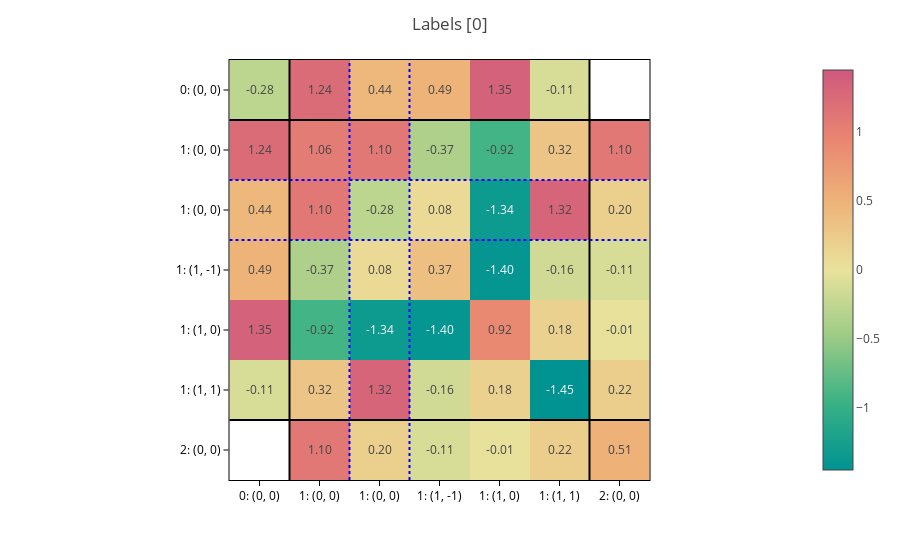

Notebook source saved alongside this figure:
### Markdown cell above
During training, we will compare these to the output of `Graph2Mat`.

We can also plot the target matrices from the data example:

### Code cell
def plot_matrices(data, predictions=None, title="", show=True):
    """Helper function to plot (possibly batched) matrices"""

    matrices = processor.matrix_from_data(data, predictions=predictions)

    if not isinstance(matrices, (tuple, list)):
        matrices = (matrices,)

    for i, (config, matrix) in enumerate(zip(configs, matrices)):
        if show is True or show == i:
            plot_basis_matrix(
                matrix,
                config,
                point_lines={"color": "black"},
                basis_lines={"color": "blue"},
                colorscale="temps",
                text=".2f",
                basis_labels=True,
            ).update_layout(title=f"{title} [{i}]").show()


plot_matrices(data_example, title="Labels")

### Figure 1 — Plotly figure (JSON) as saved in the notebook; plotly's stock layout.template omitted (floating-point values rounded to 4 significant figures)
{"data": [{"coloraxis": "coloraxis", "hovertemplate": "x: %{x}<br>y: %{y}<br>color: %{z}<extra></extra>", "name": "0", "texttemplate": "%{z:.2f}", "type": "heatmap", "xaxis": "x", "yaxis": "y", "z": [[-0.2792, 1.239, 0.4418, 0.4915, 1.347, -0.1131, NaN], [1.239, 1.059, 1.096, -0.3683, -0.9192, 0.3157, 1.101], [0.4418, 1.096, -0.283, 0.07989, -1.339, 1.317, 0.2015], [0.4915, -0.3683, 0.07989, 0.3708, -1.397, -0.159, -0.1118], [1.347, -0.9192, -1.339, -1.397, 0.9177, 0.1818, -0.01342], [-0.1131, 0.3157, 1.317, -0.159, 0.1818, -1.449, 0.2232], [NaN, 1.101, 0.2015, -0.1118, -0.01342, 0.2232, 0.5076]]}], "layout": {"coloraxis": {"cmid": 0, "colorscale": [[0, "rgb(0, 147, 146)"], [0.1667, "rgb(57, 177, 133)"], [0.3333, "rgb(156, 203, 134)"], [0.5, "rgb(233, 226, 156)"], [0.6667, "rgb(238, 180, 121)"], [0.8333, "rgb(232, 132, 113)"], [1, "rgb(207, 89, 126)"]]}, "margin": {"t": 60}, "shapes": [{"line": {"color": "black"}, "type": "line", "x0": 0, "x1": 1, "xref": "x domain", "y0": 0.5, "y1": 0.5, "yref": "y"}, {"line": {"color": "black"}, "type": "line", "x0": 0.5, "x1": 0.5, "xref": "x", "y0": 0, "y1": 1, "yref": "y domain"}, {"line": {"color": "black"}, "type": "line", "x0": 0, "x1": 1, "xref": "x domain", "y0": 5.5, "y1": 5.5, "yref": "y"}, {"line": {"color": "black"}, "type": "line", "x0": 5.5, "x1": 5.5, "xref": "x", "y0": 0, "y1": 1, "yref": "y domain"}, {"line": {"color": "blue", "dash": "dot"}, "type": "line", "x0": 0, "x1": 1, "xref": "x domain", "y0": 1.5, "y1": 1.5, "yref": "y"}, {"line": {"color": "blue", "dash": "dot"}, "type": "line", "x0": 1.5, "x1": 1.5, "xref": "x", "y0": 0, "y1": 1, "yref": "y domain"}, {"line": {"color": "blue", "dash": "dot"}, "type": "line", "x0": 0, "x1": 1, "xref": "x domain", "y0": 2.5, "y1": 2.5, "yref": "y"}, {"line": {"color": "blue", "dash": "dot"}, "type": "line", "x0": 2.5, "x1": 2.5, "xref": "x", "y0": 0, "y1": 1, "yref": "y domain"}], "title": {"text": "Labels [0]"}, "xaxis": {"anchor": "y", "constrain": "domain", "domain": [0, 1], "scaleanchor": "y", "ticktext": ["0: (0, 0)", "1: (0, 0)", "1: (0, 0)", "1: (1, -1)", "1: (1, 0)", "1: (1, 1)", "2: (0, 0)"], "tickvals": [0, 1, 2, 3, 4, 5, 6]}, "yaxis": {"anchor": "x", "autorange": "reversed", "constrain": "domain", "domain": [0, 1], "ticktext": ["0: (0, 0)", "1: (0, 0)", "1: (0, 0)", "1: (1, -1)", "1: (1, 0)", "1: (1, 1)", "2: (0, 0)"], "tickvals": [0, 1, 2, 3, 4, 5, 6]}}}
